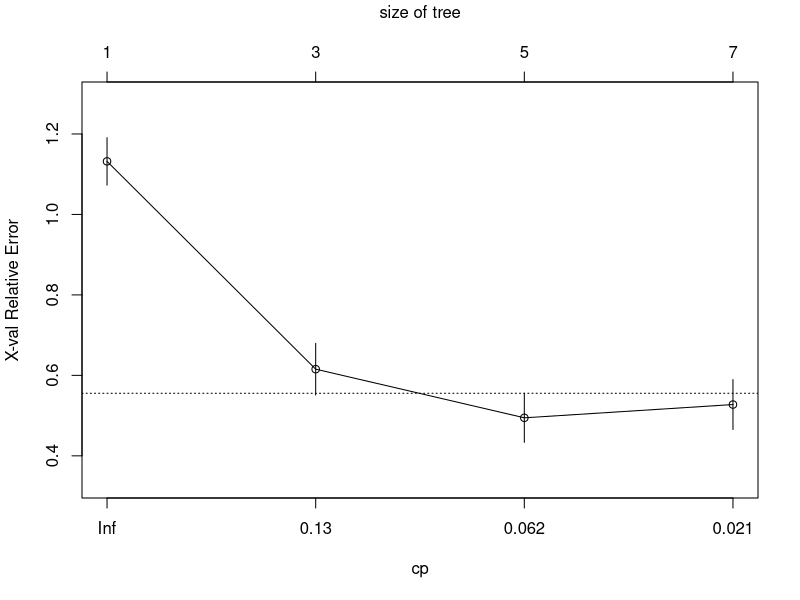
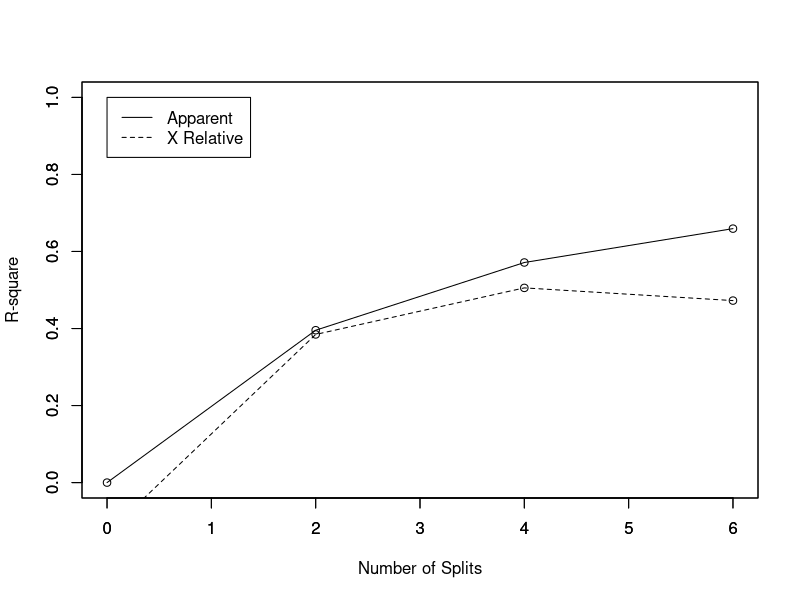
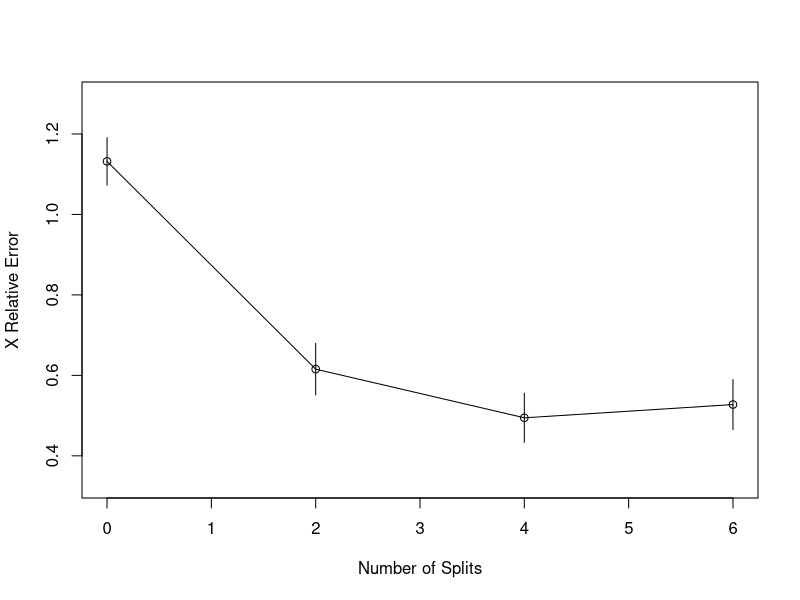
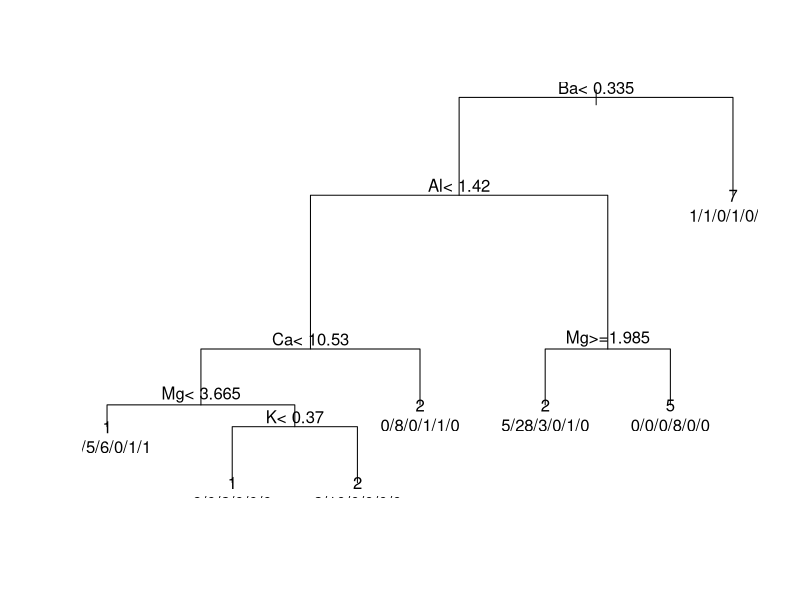
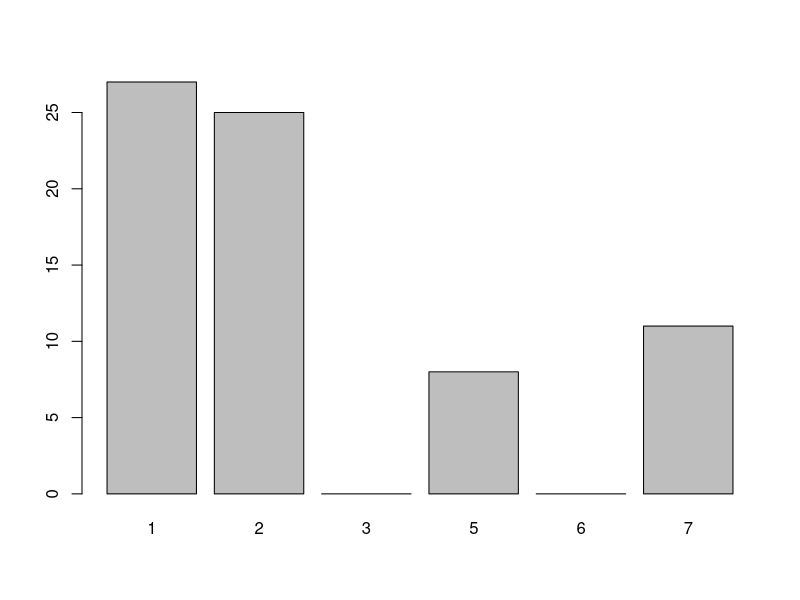

These figures' R source, in order:
library(e1071)
library(rpart)

install.packages("mlbench")
library(mlbench)
data(Glass, package="mlbench")
index <-1:nrow(Glass)
testindex <- sample(index, trunc(length(index)/3))
testset <- Glass[testindex,]
trainset <- Glass[-testindex,]
rpart.model <- rpart(Type ~ ., data = trainset)
rpart.pred <- predict(rpart.model, testset[,-10], type = "class")
printcp(rpart.model)
plotcp(rpart.model)

rsq.rpart(rpart.model)
print(rpart.model)

plot(rpart.model,compress=TRUE)
text(rpart.model, use.n=TRUE)
plot(rpart.pred)



